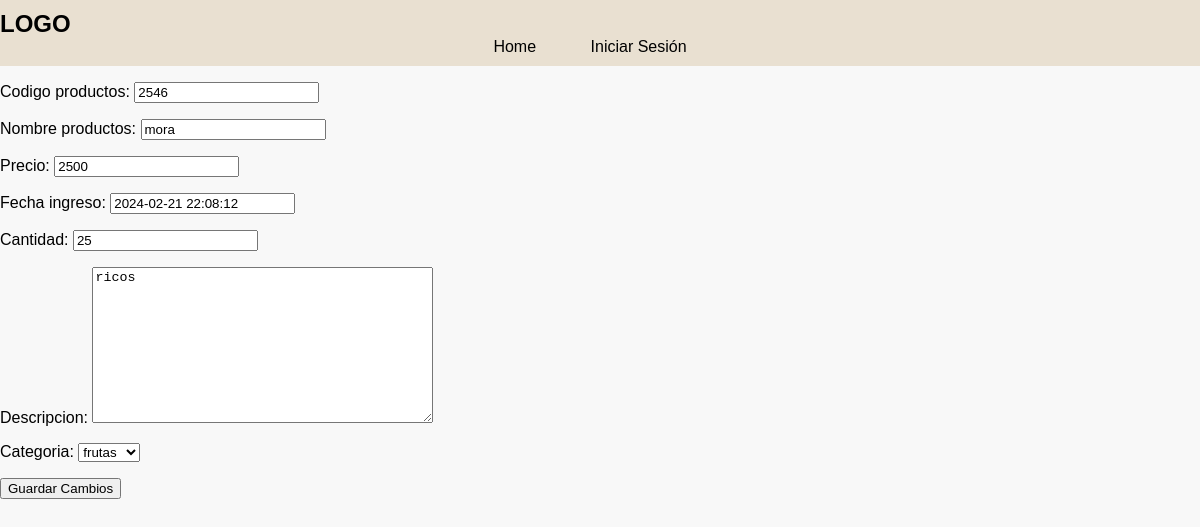
Screenshot of /editar_producto/12/ with the database file from the repository.
### tasks/models.py (models this page shows, shortened)
class Productos (models.Model):
    codigo_productos = models.CharField(max_length=10)
    nombre_productos = models.CharField(max_length=100)
    precio = models.DecimalField(max_digits=10, decimal_places=0)
    fecha_ingreso = models.DateTimeField(default=timezone.now)
    cantidad = models.PositiveIntegerField(null=True)
    descripcion = models.TextField(max_length=50)
    categoria = models.ForeignKey(Categorias,on_delete=models.CASCADE)

### tasks/views.py (the view, shortened to what this page needs)
# urls.py: path('editar_producto/<int:producto_id>/', views.editar_producto, name='editar_producto'),
def editar_producto(request, producto_id):
    if request.method == 'GET':
        producto = get_object_or_404(Productos, pk=producto_id)
        Form = producform(instance=producto)
        return render(request, 'editar_producto.html', {'producto': producto, 'form': Form})

### tasks/forms.py
class producform(ModelForm):
    class Meta:
        model = Productos
        fields = ['codigo_productos', 'nombre_productos', 'precio', 'fecha_ingreso', 'cantidad', 'descripcion', 'categoria']

### tasks/models.py (called while the page is built)
    def __str__(self):
        return self.nombre_categoria

### tasks/templates/editar_producto.html (shortened to what this page needs)
<!DOCTYPE html>
<html>
<head>
    {% extends 'base.html' %}
    {% block content %}
    <form action="" method="POST">
        {{ form.as_p }}
        <button type="submit">Guardar Cambios</button>
    </form>
    {% endblock %}

### rows the page displays
Productos: codigo_productos "2546", nombre_productos "mora", precio "2500", fecha_ingreso "2024-02-21 22:08:12", cantidad "25", descripcion "ricos", categoria "frutas"
